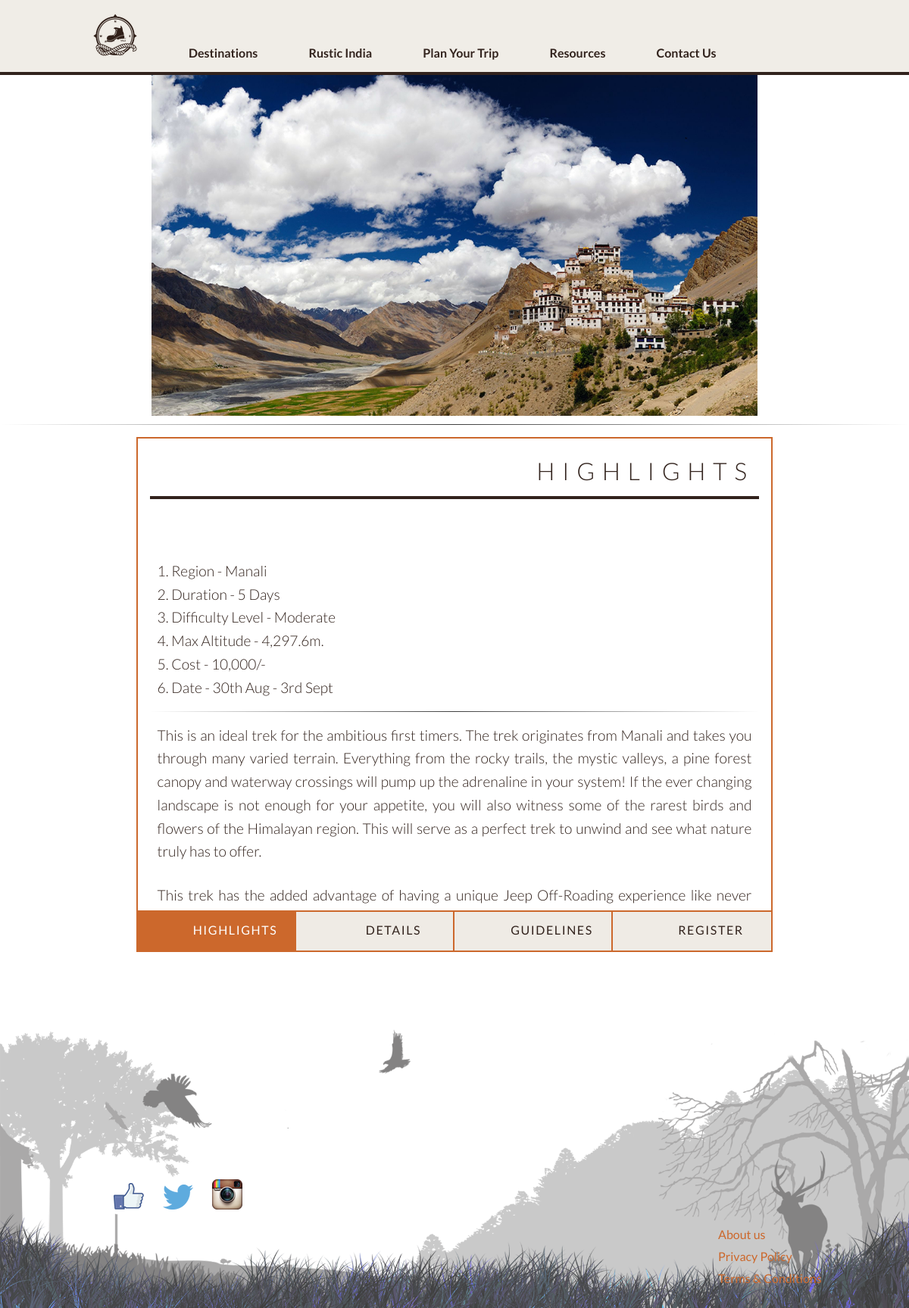
The app's page /route.php?id=1 with its own data.
### tables this page shows
CREATE TABLE `routes` (
  `id` int(11) NOT NULL AUTO_INCREMENT,
  `title` varchar(255) DEFAULT NULL,
  `belongsTo` int(11) DEFAULT NULL,
  `type` enum('fixed','unique','other') DEFAULT NULL,
  `image` varchar(255) DEFAULT NULL,
  PRIMARY KEY (`id`),
  KEY `belongsTo` (`belongsTo`),
  CONSTRAINT `routes_ibfk_1` FOREIGN KEY (`belongsTo`) REFERENCES `destinations` (`id`)
);

CREATE TABLE `destinations` (
  `id` int(11) NOT NULL AUTO_INCREMENT,
  `title` varchar(255) DEFAULT NULL,
  `codeName` varchar(255) DEFAULT NULL,
  `cover` varchar(255) NOT NULL,
  PRIMARY KEY (`id`)
);

CREATE TABLE `info` (
  `id` int(11) NOT NULL AUTO_INCREMENT,
  `title` varchar(255) DEFAULT NULL,
  `vital` text,
  `intro` text,
  `brief` text,
  `belongsTo` int(11) DEFAULT NULL,
  `details` text,
  `guidelines` text,
  PRIMARY KEY (`id`),
  KEY `belongsTo` (`belongsTo`),
  CONSTRAINT `info_ibfk_1` FOREIGN KEY (`belongsTo`) REFERENCES `routes` (`id`)
);

### route.php (the view, shortened to what this page needs)
<?php
	if(isset($_POST['submit'])){
		require_once("config.php");
		mysql_connect($DB_HOST,$DB_USER,$DB_PASS);
		mysql_select_db($DB_NAME);
		$des		=	mysql_real_escape_string($_GET["id"]);
		$trekDate	=	mysql_real_escape_string($_POST['date']);
		$firstName	=	mysql_real_escape_string($_POST['fname']);
		$sql="SELECT * FROM routes WHERE id=$des;";
		$query=mysql_query($sql) or die(mysql_error());
		$data=mysql_fetch_object($query);
		$des=$data->title;
		$email 		=	mysql_real_escape_string($_POST['email']);
		$dob		=	mysql_real_escape_string($_POST['dob']);
		$gender		=	mysql_real_escape_string($_POST['gender']);
		$address	=	mysql_real_escape_string($_POST['mail']);
		$city		=	mysql_real_escape_string($_POST['city']);
		$country	=	mysql_real_escape_string($_POST['country']);
		$phoneNum	=	mysql_real_escape_string($_POST['mobile']);
		$referal	=	mysql_real_escape_string($_POST['refereal']);
		$sql		=	"INSERT INTO PlanYourWeekEnd (`fname`, `lname`, `email`, `dob`, `sex`, `address`, `city`, `state`, `country`, `mobile`, `referer`, `dateOfTrip`, `destination`) VALUES('$firstName', '', '$email', '$dob','$gender','$address','$city','','$country','$phoneNum','$referal','$trekDate','$des');";
		if(mysql_query($sql)){
			header("location:thankYou.php?success");
		}else{
			header("location:thankYou.php?fail");
		}
	}else{
?>
<!DOCTYPE html>
<html lang="en" class="no-js">
<?php require 'partials/navbar.php' ?>
	<head>
		<link rel="stylesheet" type="text/css" href="css/content_default.css" />
		<link rel="stylesheet" type="text/css" href="css/content_component.css" />
	</head>
	<body>
		<div class="container">
			<div class="main">
			<center>
			<?php
				$id		=	mysql_real_escape_string($_GET['id']);
				$sql	=	"SELECT destinations.cover,routes.title,routes.type,routes.image,info.title,info.vital,info.brief,info.details,info.guidelines,info.intro FROM routes,destinations,info WHERE routes.belongsTo=destinations.id AND routes.id=$id AND info.belongsTo=routes.id;";
				$query	=	mysql_query($sql);
				$data	=	mysql_fetch_object($query);
			?>
			<img id="image" src="<?php echo $data->cover;?>" style='width:auto;' height="450" border="0" alt="cover">
			</center>
			<hr>
				<div id="cbp-contentslider" class="cbp-contentslider">
					<ul>
						<li id="slide1">
							<h3>Highlights</h3>
							<div>
								<div class="cbp-content">
									<p>
										<?php echo nl2br($data->vital."</p><hr><p>".$data->intro."</p><hr><p>".$data->brief); ?>
								</div>
							</div>
						</li>
					</ul>
						<nav>
							<a href="#slide1" class=""><span>Highlights</span></a>
							<a href="#slide2" class=""><span>Details</span></a>
							<a href="#slide3" class=""><span>Guidelines</span></a>
							<a href="#slide4" class=""><span>Register</span></a>
						</nav>
				</div>
				<?php require 'partials/footer.php' ?>
			</div>
		</div>
	</body>
</html>
<?php } ?>

### css/default.css (style rules this page uses)
body { min-width: 1170px; }
body, html { font-size: 100%; padding: 0; margin: 0; }
*, *:after, *:before { -webkit-box-sizing: border-box; -moz-box-sizing: border-box; box-sizing: border-box; }
body, header { font-family: 'Lato', Calibri, Arial, sans-serif; color: #32231d; }
a { color: #efebe5; text-decoration: none; }

### css/component.css (style rules this page uses)
hr { border: 0; height: 1px; background-image: -webkit-linear-gradient(left, rgba(0,0,0,0), rgba(0,0,0,0.75), rgba(0,0,0,0)); background-image: -moz-linear-gradient(left, rgba(0,0,0,0), rgba(0,0,0,0.75), rgba(0,0,0,0)); background-image: -ms-linear-gradient(left, rgba(0,0,0,0), rgba(0,0,0,0.75), rgba(0,0,0,0)); background-image: -o-linear-gradient(left, rgba(0,0,0,0), rgba(0,0,0,0.75), rgba(0,0,0,0)); }

### css/content_default.css (style rules this page uses)
body, html { font-size: 100%; padding: 0; margin: 0; }
body { font-family: 'Lato', Calibri, Arial, sans-serif; color: #cc682d; }
a { color: #cc682c; text-decoration: none; }
.main, .container > header { width: 100%; margin: 0 auto; }

### css/content_component.css (style rules this page uses)
body, html { font-size: 100%; padding: 0; margin: 0; }
body { font-family: 'Lato', Calibri, Arial, sans-serif; color: #cc682d; }
a { color: #cc682c; text-decoration: none; }
.main, .container > header { width: 100%; margin: 0 auto; }
html, body, .container, .main { height: 100%; }
.cbp-contentslider { width: 70%; height: 85%; margin: 1em auto; position: relative; border: 2px solid #cc682c; }
.cbp-contentslider > ul { list-style: none; height: 100%; width: 100%; overflow: scroll; position: relative; padding: 0; margin: 0; }
.cbp-contentslider > ul li { position: absolute; width: 100%; height: 100%; left: 0; top: 0; padding: 1em; background: #fff; }
.cbp-contentslider nav { position: absolute; bottom: 0; left: 0; right: 0; height: 3.313em; z-index: 1000; border-top: 2px solid #cc682c; overflow: hidden; }
.cbp-contentslider nav a { float: left; display: block; width: 20%; height: 100%; font-weight: 400; letter-spacing: 0.1em; overflow: hidden; color: #32231d; background: #efebe5; outline: none; text-align: center; line-height: 3; position: relative; padding-left: 3.125em; text-transform: uppercase; border-right: 2px solid #cc682c; -webkit-transition: color 0.2s ease-in-out, background-color 0.2s ease-in-out; -moz-transition: color 0.2s ease-in-out, background-color 0.2s ease-in-out; transition: color 0.2s ease-in-out, background-color 0.2s ease-in-out; }
.cbp-contentslider nav a span { display: block; }
.cbp-contentslider nav a:last-child { border: none; box-shadow: 1px 0 #cc682c; }
.cbp-contentslider nav a.rc-active { background-color: #cc682c; color: #fff; }
.cbp-contentslider h3 { font-size: 2em; height: 2em; line-height: 1.7; font-weight: 300; margin: 0 0 0.3em; position: relative; color: #32231d; text-transform: uppercase; text-align: right; letter-spacing: 0.3em; padding: 0 0.2em 0 0; border-bottom: 4px solid #32231d; }
.cbp-contentslider li > div { position: absolute; top: 9em; bottom: 3.313em; width: 100%; left: 0; padding: 0 1em; overflow-x: hidden; overflow-y: auto; }
.cbp-contentslider .cbp-content { vertical-align: top; padding: 1em 0; }
.cbp-contentslider p { color: #32231d; padding: 0 0.5em 0.4em; margin: 0; font-size: 1.2em; font-weight: 300; text-align: justify; line-height: 1.6; }

### records on screen
routes: belongsTo.cover (picture), info.vital+intro+brief "1. Region - Manali 2. Duration - 5 Days 3. Difficulty Level - Moderate 4. Max Altitude - 4,297.6m. 5. Cost - 10,000/- 6. Date - 30th Aug - 3rd Sept This is an ideal trek for the ambitious first timers. The trek originates from Manali and takes you through many varied terrain. Everything from the rocky trails, the mystic valleys, a pine forest canopy and waterway crossings will pump up the adrenaline in your system! If the ever changing landscape is not enough for your appetite, you will also witness some of the rarest birds and flowers of the Himalayan region. This will serve as a perfect trek to unwind and see what nature truly has to offer. This trek has the added advantage of having a…"
